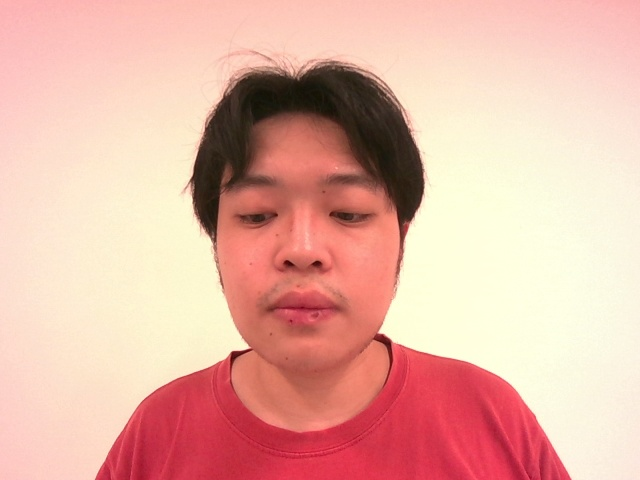
#> input picture Robotic_Drawing_System/img2points/photo.jpg, 640 x 480 px
$ python img2points.py
#> lines starting #> are read from the running program, lines starting #| are printed output that depends on the picture; after the words box and inside, x2 and y2 are one past the last pixel; in counts of white or black regions, pixels touching at a corner belong together
#> further down, img is the input picture: shape (480, 640, 3); mean R, G, B 230, 179, 164.7
### Robotic_Drawing_System/img2points/edge_detection.py
import cv2 as cv
import matplotlib.pyplot as plt
import numpy as np
from scipy import interpolate


# [22 lines left out: function nearest_color, not called in this run]


def linear(x0, x, a, b):
    return a * (1 - x + x0) + b * (x - x0)  # computation of linear interpolation


# [51 lines left out: functions bicubic_12012103, dilate2, erode2, dilate, erode, not called in this run]


def color2gray(img):
    img_out = np.zeros(img.shape[0:2], dtype=np.uint8)
    for i in range(img.shape[0]):
        for j in range(img.shape[1]):
            img_out[i][j] = int(sum(img[i][j]) / 3)
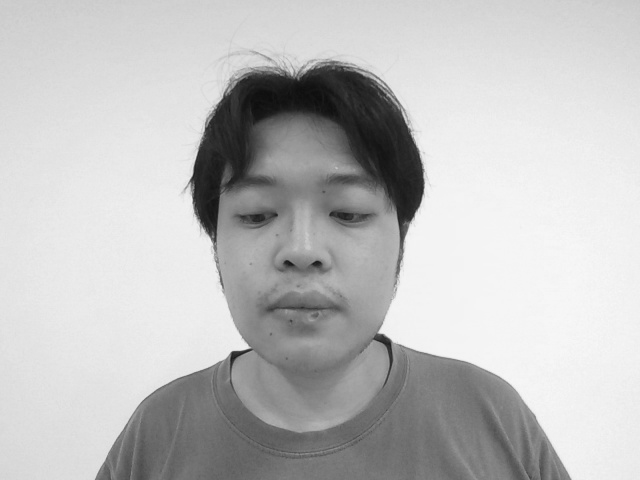
#> img_out: shape (480, 640); min 13, max 247, mean 190.9
    return img_out


def get_edge(img):
    img_gray = color2gray(img)
    img_b = cv.GaussianBlur(img_gray, [31, 31], 1, 1)
    edge = cv.Canny(img_b, 50, 120)
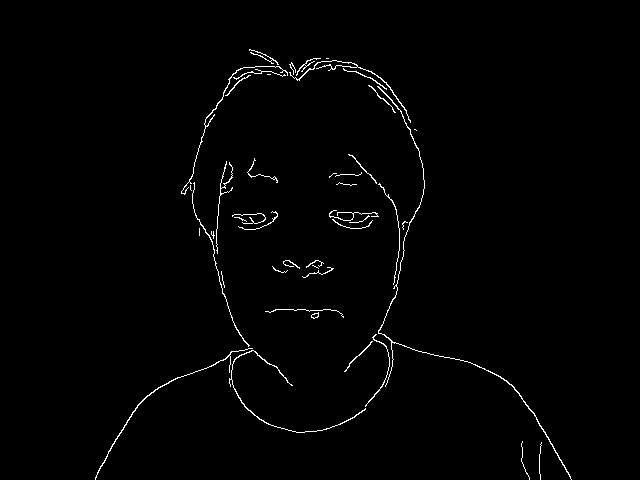
#> edge: shape (480, 640); 1.2% white in thin lines or dots, all inside (x1, y1, x2, y2) = (95, 49, 572, 480)
    return edge


# [3 lines that do not run on import are left out]

### Robotic_Drawing_System/img2points/classify.py
import cv2
import numpy as np
import math
import time
from matplotlib import pyplot as plt


def neighbors(p):
    n = [[0, 0]] * 8
    n[0] = [p[0] - 1, p[1] - 1]
    n[1] = [p[0] - 1, p[1]]
    n[2] = [p[0] - 1, p[1] + 1]
    n[3] = [p[0], p[1] + 1]
    n[4] = [p[0] + 1, p[1] + 1]
    n[5] = [p[0] + 1, p[1]]
    n[6] = [p[0] + 1, p[1] - 1]
    n[7] = [p[0], p[1] - 1]
    return n


def classify(kernal):
    state = 0
    for p in neighbors([1, 1]):
        i, j = p
        if kernal[i][j] == 255:
            if state == 0:
                state = 3
            elif state == 1 or state == 4:
                state = 2
            elif state == 3:
                state = 4
        else:
            if state == 3 or state == 4:
                state = 1
    if state == 3 or state == 4:
        state = 1
    return state


def bi(img, thre):
#> called with thre = 127
    img_out = np.zeros(img.shape)
    for i in range(img.shape[0]):
        for j in range(img.shape[1]):
            if img[i][j] >= thre:
                img_out[i][j] = 255
    return img_out


def get_flags(img):
    img = bi(img, 127)
    height, width = img.shape
#> height = 480; width = 640
    temp = np.zeros(img.shape)
    temp[2:height - 2, 2:width - 2] = img[2:height - 2, 2:width - 2]
#> temp: shape (480, 640) float64; 1.2% white in thin lines or dots, all inside (x1, y1, x2, y2) = (95, 49, 571, 478)
    flags = np.zeros(img.shape)
    for i in range(height):
        for j in range(width):
            if temp[i][j] == 255:
                kernal = temp[i - 1:i + 2, j - 1:j + 2]
                flags[i - 1][j - 1] = classify(kernal)
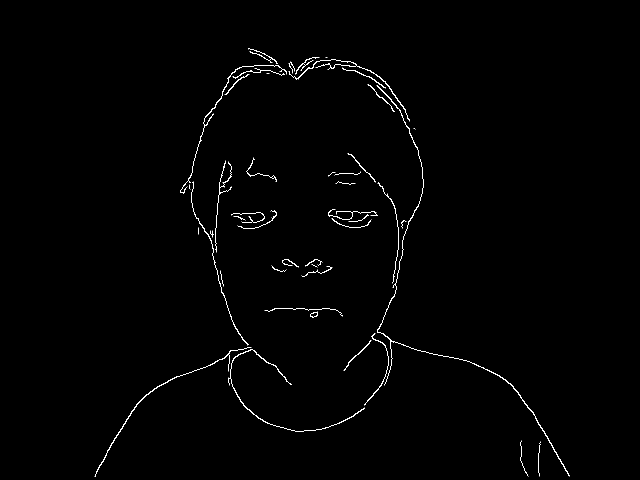
#> flags: shape (480, 640) float64; min 0, max 2, mean 0.0237; drawn with min black and max white
    return flags


# [3 lines that do not run on import are left out]

### Robotic_Drawing_System/img2points/path_planning.py
import time
import numpy as np
import matplotlib.pyplot as plt
import cv2
import pyautogui as ui
import sys
sys.setrecursionlimit(100000)


# [11 lines left out: function neighbors, not called in this run]


def neighbors1(p):
    n = [[0, 0]] * 4
    n[0] = [p[0] - 1, p[1]]
    n[1] = [p[0], p[1] - 1]
    n[2] = [p[0], p[1] + 1]
    n[3] = [p[0] + 1, p[1]]
    return n


def neighbors2(p):
    n = [[0, 0]] * 4
    n[0] = [p[0] - 1, p[1] - 1]
    n[1] = [p[0] - 1, p[1] + 1]
    n[2] = [p[0] + 1, p[1] - 1]
    n[3] = [p[0] + 1, p[1] + 1]
    return n


def dfs(i, j, group, path, paths):  # endpoint detect
    if group[i][j] == 0:
        return False
    group[i][j] = 0
    path.append(np.array([i, j]))
    end = True
    for p in neighbors1([i, j]):
        if not end:
            path = []
        a, b = p
        if dfs(a, b, group, path, paths):
            end = False
    for p in neighbors2([i, j]):
        if not end:
            path = []
        a, b = p
        if dfs(a, b, group, path, paths):
            end = False
    if end:
        paths.append(path)
    return True


def path(group):
    paths = []
    height, width = group.shape
#> height = 480; width = 640
    for i in range(height):
        for j in range(width):
            if group[i][j] != 1:
                continue
            path = []
            dfs(i, j, group, path, paths)
            paths.append(path)
#> after the loop, paths = 131 items

    for i in range(height):
        for j in range(width):
            if group[i][j] == 0:
                continue
            path = []
            dfs(i, j, group, path, paths)
            paths.append(path)
    return paths


# [49 lines left out: functions show, inv, classify, bi, not called in this run]


def get_paths(flags):
    paths = path(flags)
#> paths = 131 items
#> flags: shape (480, 640) float64; 1.21% of pixels changed, all inside (x1, y1, x2, y2) = (94, 48, 570, 477)
    for i in range(len(paths)):
        paths[i] = paths[i][::10]
#> this loop made 131 passes
#> after the loop, paths = 131 items, first 6: [[49, 248], [51, 256], [54, 265], [59, 272]], [[59, 270], [56, 261], [53, 253]], [[61, 270]], [[49, 248], [51, 256], [54, 265], [59, 272]], [[57, 319], [58, 309], [63, 303], [68, 298]], [[64, 304], [60, 312]]
    i = 0
    while i < len(paths):
        if len(paths[i]) <= 5:
            del paths[i]
        else:
            i = i + 1
#> after the loop, i = 37
    return paths


# [23 lines that do not run on import are left out]
    # [5 lines of commented-out code are left out]

### Robotic_Drawing_System/img2points/img2points.py
import matplotlib.pyplot as plt
import classify
import edge_detection
import path_planning

if __name__ == '__main__':
    img = plt.imread('photo.jpg')
    edge = edge_detection.get_edge(img)
    flags = classify.get_flags(edge)
    paths = path_planning.get_paths(flags)
#> paths = 37 items
    # path_planning.show(flags.shape, paths)

$ run again, with Age-Changing_Camera/Aging_Camera_Based_on_Paddle/inputs/2.jpg copied over Robotic_Drawing_System/img2points/photo.jpg
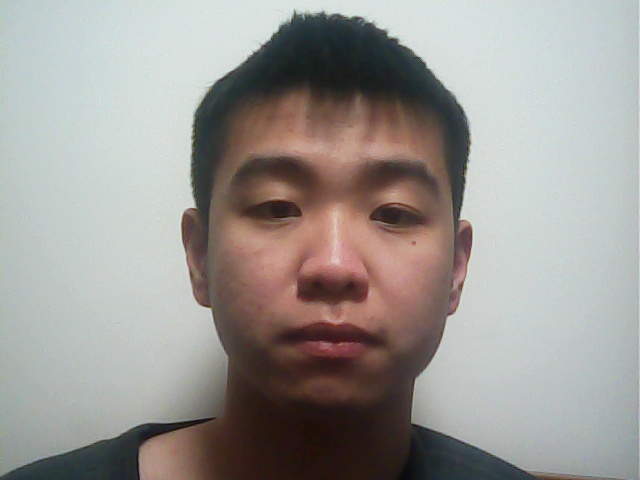
#> input picture Age-Changing_Camera/Aging_Camera_Based_on_Paddle/inputs/2.jpg, 640 x 480 px
#> img is the input picture: shape (480, 640, 3); mean R, G, B 156, 152.3, 148.5
#> in get_edge, `edge = cv.Canny(img_b, 50, 120)`:
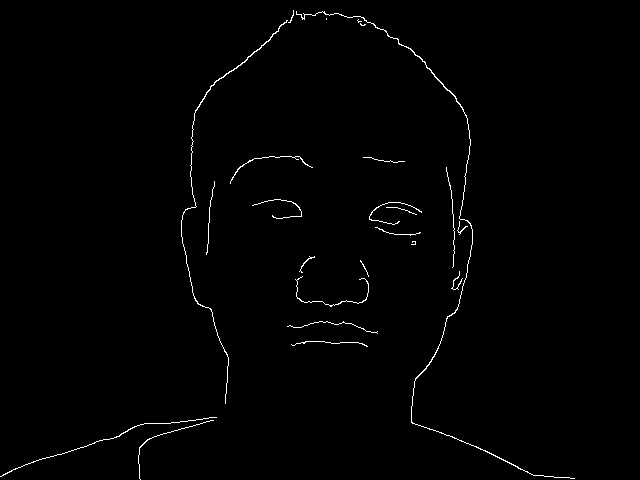
#> edge: shape (480, 640); 0.9% white in thin lines or dots, all inside (x1, y1, x2, y2) = (0, 10, 575, 480)
#> temp: shape (480, 640) float64; 0.9% white in thin lines or dots, all inside (x1, y1, x2, y2) = (2, 10, 570, 478)
#> after the loop in get_flags, `for i in range(height):`:
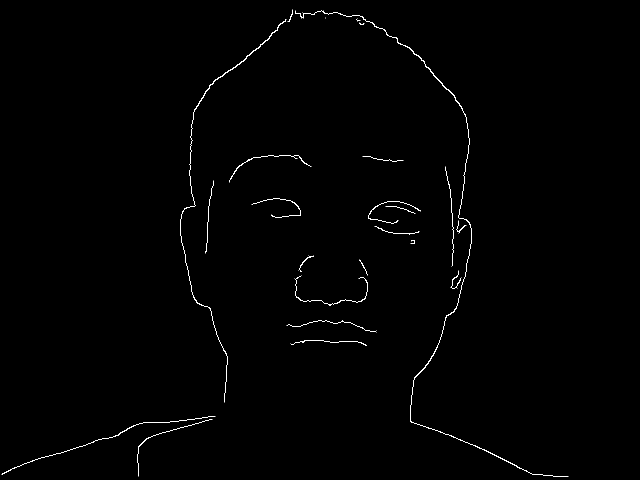
#> flags: shape (480, 640) float64; min 0, max 2, mean 0.0178; drawn with min black and max white
#> the loop in get_paths, `for i in range(len(paths)):` made 65 passes
#> the loop in get_paths, `while i < len(paths):` made 65 passes
